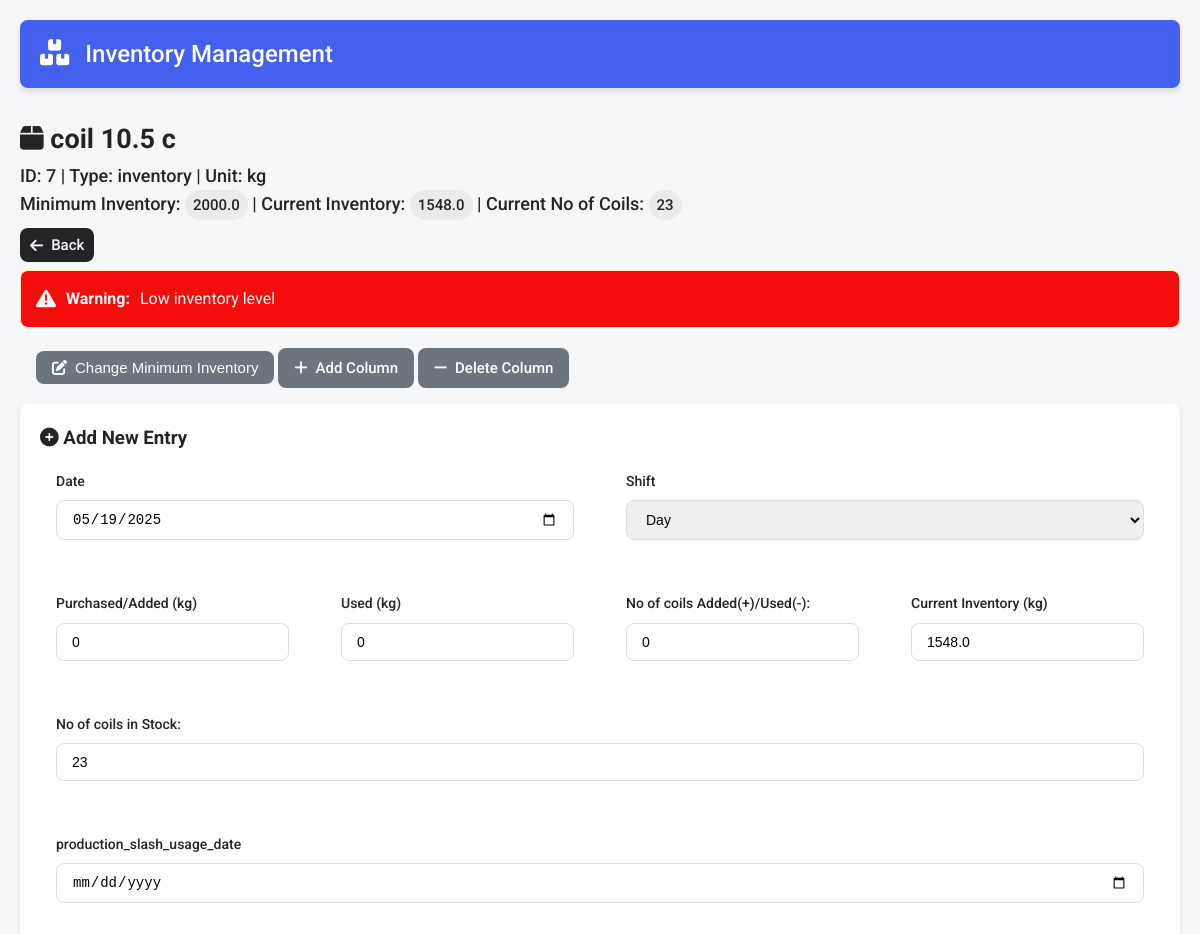
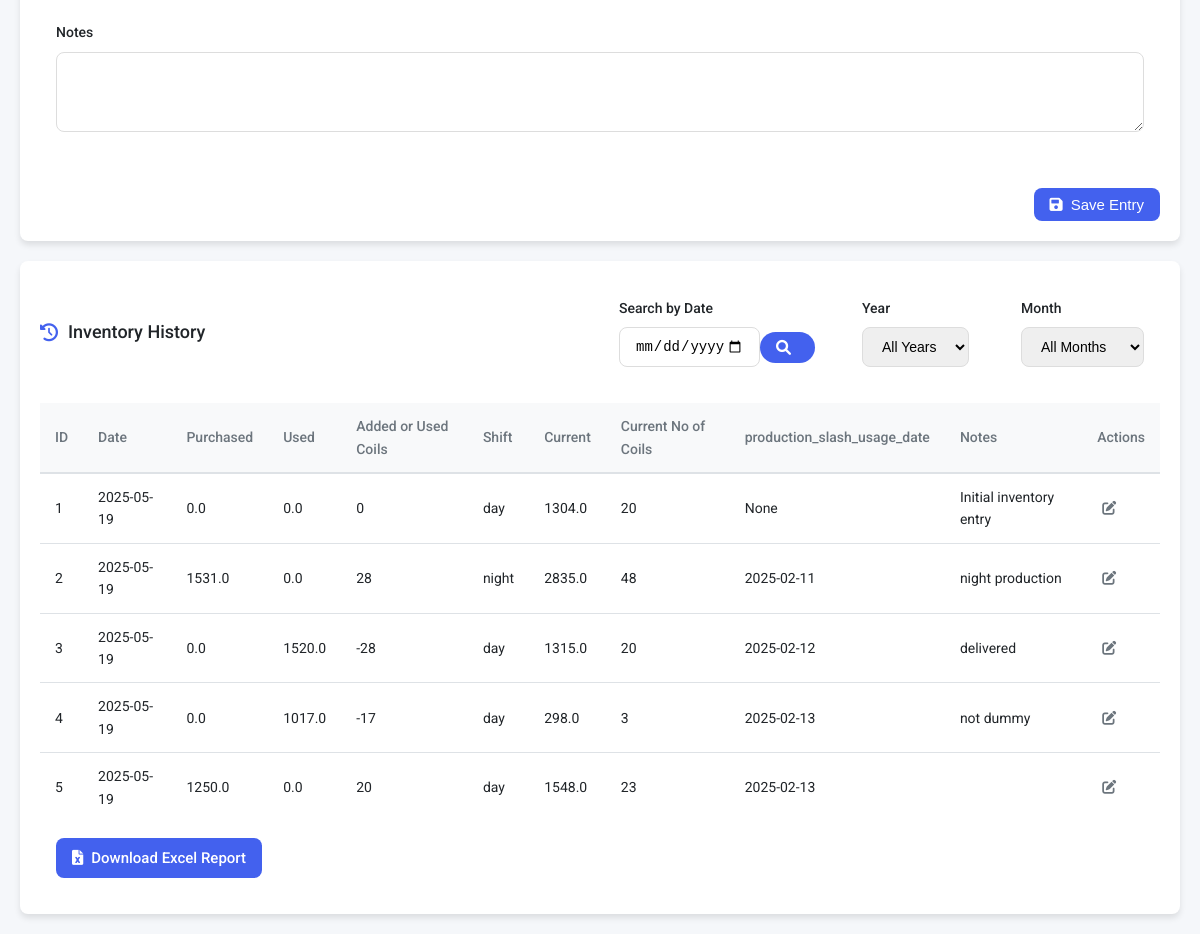
The page /item/7 on the database its author committed (2 pictures, top to bottom).
### tables this page shows
CREATE TABLE items
                     (id INTEGER PRIMARY KEY AUTOINCREMENT,
                      name TEXT UNIQUE,
                      item_type TEXT,
                      item_unit TEXT,
                      minimum_inventory REAL,
                      current_inventory REAL check(current_inventory >= 0) default 0,
                      init_inventory_pm REAL,
                      updated_at TIMESTAMP DEFAULT CURRENT_TIMESTAMP,
                      has_rolls INTEGER BOOLEAN DEFAULT 0,
                      custom_fields TEXT);

CREATE TABLE item_coil_10_dot_5_c (id INTEGER PRIMARY KEY AUTOINCREMENT, item_id INTEGER NOT NULL REFERENCES items(id) ON DELETE CASCADE, purchased_kg REAL, used_kg REAL, added_used_coils INTEGER , date DATE, current_inventory REAL CHECK(current_inventory >= 0) default 0, current_no_coils INTEGER , shift TEXT, notes TEXT, production_slash_usage_date TEXT);

### app.py (the view, shortened to what this page needs)
@app.route('/item/<int:item_id>', methods=['GET', 'POST'])
def item_form(item_id):
    conn = get_db_connection()
    c = conn.cursor()
    c.execute('SELECT name, item_type,item_unit, minimum_inventory,current_inventory,has_rolls ,custom_fields FROM items WHERE id = ?', (item_id,))
    item = c.fetchone()
    if not item:
        return "Item not found", 404
    item_name, item_type, item_unit ,min_inv,cur_inv,has_rolls, custom_fields_str = item
    custom_fields = json.loads(custom_fields_str) if custom_fields_str else {}
    table_name = f"item_{normalize_names(item_name)}"
    current_no_coils = 0
    if has_rolls:
        try:
            c.execute(f'SELECT current_no_coils FROM {table_name} ORDER BY id DESC LIMIT 1')
            last_coil_row = c.fetchone()
            if last_coil_row:
                current_no_coils = last_coil_row[0]
        except sqlite3.Error as e:
            print(f"Error fetching last coil count: {e}")
            current_no_coils = 0  # Default to 0 if error occurs
    month = request.args.get('month')
    year = request.args.get('year')
    search_res = request.args.get('date_search')
    print(search_res , "!!!!!!!!!!!!here")
    query = f"SELECT * FROM {table_name}"
    params = []
    query += " ORDER BY id ASC limit 10"
    c.execute(query, params)
    columns = [description[0] for description in c.description]
    entries = [dict(zip(columns, row)) for row in c.fetchall()]
    c.execute(f"SELECT DISTINCT strftime('%Y', date) AS year FROM {table_name} ORDER BY year")
    available_years = [row[0] for row in c.fetchall()]
    months_map = {
        '01': 'January', '02': 'February', '03': 'March',
        '04': 'April', '05': 'May', '06': 'June',
        '07': 'July', '08': 'August', '09': 'September',
        '10': 'October', '11': 'November', '12': 'December'
        }
    c.execute(f"SELECT DISTINCT strftime('%m-%Y', date) AS month_year FROM {table_name} ORDER BY month_year DESC")
    available_months = [ (row[0], months_map.get(row[0][:2], 'Unknown')) for row in c.fetchall()]
    print(available_months)
    conn.close()
    return render_template('item_form.html',
                         item_id=item_id,
                         item_name=item_name,
                         item_type=item_type,
                         item_unit = item_unit,
                         min_inv=min_inv,
                         cur_inv = cur_inv,
                         has_rolls = has_rolls,
                         custom_fields=custom_fields,
                         entries=entries,
                         current_date=datetime.now().strftime('%Y-%m-%d'),
                         available_years=available_years,
                         available_months=available_months,
                         current_no_coils = current_no_coils,
                         current_year=year,
                         current_month=month)

### templates/Item_form.html (shortened to what this page needs)
{% extends "base.html" %}
{% block content %}
    <div class="item-detail-container">
        <div class="item-header">
                <h2><i class="fas fa-box"></i> {{ item_name }}</h2>
                <p class="item-meta">ID: {{ item_id }} | Type: {{ item_type }} | Unit: {{ item_unit }}</p>
                <p class="item-inventory">
                    Minimum Inventory: <span class="badge">{{ min_inv }}</span> |
                    Current Inventory: <span class="badge">{{ cur_inv }}</span>
                    {% if has_rolls %}
                        | Current No of Coils: <span class="badge">{{ current_no_coils }}</span>
                    {% endif %}
                </p>
            <a href="{{ url_for('index') }}" class="btn btn-back">
                <i class="fas fa-arrow-left"></i> Back
            </a>
        </div>
        {% if cur_inv < min_inv %}
        <div class="alert alert-warning">
            <i class="fas fa-exclamation-triangle"></i>
            <strong>Warning:</strong> Low inventory level
        </div>
        {% endif %}
        <div class="action-buttons" style="margin: 1rem;">
            <button onclick="toggleMinInvEdit()" class="btn btn-secondary" id="editMinInvBtn">
                <i class="fas fa-edit"></i> Change Minimum Inventory
            </button>
            <a href="{{ url_for('add_column', item_id=item_id) }}" class="btn btn-secondary">
                <i class="fas fa-plus"></i> Add Column
            </a>
            <a href="{{ url_for('delete_column', item_id=item_id) }}" class="btn btn-secondary">
                <i class="fas fa-minus"></i> Delete Column
            </a>
        </div>
        <div class="form-container">
            <h3><i class="fas fa-plus-circle"></i> Add New Entry</h3>
            <form method="POST" class="entry-form" action="{{ url_for('item_form', item_id=item_id) }}">
                <div class="form-row">
                    <div class="form-group">
                        <label for="date">Date</label>
                        <input type="date" id="date" name="date" required>
                    </div>
                    <div class="form-group">
                        <label for="shift">Shift</label>
                        <select id="shift" name="shift" required>
                            <option value="day">Day</option>
                        </select>
                    </div>
                </div>
                <div class="form-row">
                    <div class="form-group">
                        <label for="purchased">Purchased/Added ({{item_unit}})</label>
                        <input type="number" id="purchased" name="purchased" min="0" value="0" step="0.001" required>
                    </div>
                    <div class="form-group">
                        <label for="used">Used ({{item_unit}})</label>
                        <input type="number" id="used" name="used" min="0" value="0" step="0.001" required>
                    </div>
                    {% if has_rolls %}
                    <div class="form-group">
                        <label for="added_used_coils">No of coils Added(+)/Used(-): </label>
                        <input type="number" id="added_used_coils" name="added_used_coils"  value="0" step="1" required>
                    </div>
                    {% endif %}
                    <div class="form-group">
                        <label for="current_inventory">Current Inventory ({{item_unit}})</label>
                        <input type="number" id="current_inventory" name="current_inventory" min="0" value="{{cur_inv}}" readonly>
                    </div>
                    {% if has_rolls %}
                    <div class="form-group">
                        <label for="current_no_coils">No of coils in Stock: </label>
                        <input type="number" id="current_no_coils" name="current_no_coils" min="0" value="{{current_no_coils}}" step="1" readonly>
                    </div>
                    {% endif %}
                </div>
                {% for field_name, field_type in custom_fields.items() %}
                    <div class="form-group">
                        <label for="custom_{{ field_name }}">{{ field_name }}</label>
                        {% if field_type == 'number' %}
                            <input type="number" id="custom_{{ field_name }}" name="custom_{{ field_name }}" value="0" step="0.001" min="0">
                        {% elif field_type == 'date' %}
                            <input type="date" id="custom_{{ field_name }}" name="custom_{{ field_name }}">
                        {% else %}
                            <input type="text" id="custom_{{ field_name }}" name="custom_{{ field_name }}">
                        {% endif %}
                    </div>
                {% endfor %}
                <div class="form-group">
                    <label for="notes">Notes</label>
                    <textarea id="notes" name="notes" rows="3"></textarea>
                </div>
                <div class="form-actions">
                    <button type="submit" class="btn btn-primary">
                        <i class="fas fa-save"></i> Save Entry
                    </button>
                </div>
            </form>
        </div>
        <div class="history-container">
            <div class="history-header">
                <h3><i class="fas fa-history"></i> Inventory History</h3>
                <div class="filters">
                    <form method="GET" action="{{ url_for('item_form', item_id=item_id) }}" class="date-search-form">
                        <div class="form-group">
                            <label for="date_search">Search by Date</label>
                            <div class="input-group">
                                <input type="date" id="date_search" name="date_search" value="{{ search_res if search_res else '' }}"
                                       max="{{ datetime.now().strftime('%Y-%m-%d') }}">
                                <button type="submit" class="btn btn-primary" style="border-radius: 20px;">
                                    <i class="fas fa-search"></i>
                                </button>
                            </div>
                        </div>
                    </form>
                    <form method="GET" action="{{ url_for('item_form', item_id=item_id) }}" class="filter-form">
                        <div class="form-row">
                            <div class="form-group">
                                <label for="year">Year</label>
                                <select name="year" id="year" onchange="this.form.submit()">
                                    <option value="">All Years</option>
                                </select>
                            </div>
                            <div class="form-group">
                                <label for="month">Month</label>
                                <select name="month" id="month" onchange="this.form.submit()">
                                    <option value="">All Months</option>
                                </select>
                            </div>
                        </div>
                    </form>
                </div>
            </div>
            {% if entries %}
            <div class="table-responsive">
                <table class="history-table">
                    <thead>
                        <tr>
                            <th>ID</th>
                            <th>Date</th>
                            <th>Purchased</th>
                            <th>Used</th>
                            {% if has_rolls %}<th>Added or Used Coils</th> {% endif %}
                            <th>Shift</th>
                            <th>Current</th>
                            {% if has_rolls %}<th>Current No of Coils</th>  {% endif %}
                            {% for field_name in custom_fields %}
                                <th>{{ field_name }}</th>
                            {% endfor %}
                            <th>Notes</th>
                            <th>Actions</th>
                        </tr>
                    </thead>
                    <tbody>
                        {% for entry in entries %}
                            <tr>
                                <td>{{entry.id}}</td>
                                <td>{{ entry.date }}</td>
                                <td>{{ entry['purchased_' ~ item_unit] }}</td>
                                <td>{{ entry['used_' ~ item_unit] }}</td>
                                {% if has_rolls %}
                                    <td>{{ entry['added_used_coils'] }}</td>
                                {% endif %}
                                <td>{{ entry.shift }}</td>
                                <td>{{entry.current_inventory}}</td>
                                {% if has_rolls %}
                                    <td>{{ entry['current_no_coils'] }}</td>
                                {% endif %}
                                {% for field_name in custom_fields %}
                                    <td>{{ entry.get(field_name, '') }}</td>
                                {% endfor %}
                                <td>{{ entry.notes }}</td>
                                <td>
                                    {% set entry_date = entry.date %}
                                    {% set today = datetime.now().strftime('%Y-%m-%d') %}
                                    {% if (datetime.strptime(today, '%Y-%m-%d') - datetime.strptime(entry_date, '%Y-%m-%d')).days <= 1 %}
                                        <a href="{{ url_for('edit_entry', item_id=item_id, entry_id=entry.id ) }}"
                                        class="btn-icon" title="Edit">
                                            <i class="fas fa-edit"></i>
                                        </a>
                                    {% else %}
                                        <span class="text-muted">Locked</span>
                                    {% endif %}
                                </td>
                            </tr>
                        {% endfor %}
                    </tbody>
                </table>
            </div>
            {% else %}
            <div class="empty-state">
                <i class="fas fa-box-open"></i>
                <h3>No history entries</h3>
                <p>Add your first entry to see it here</p>
            </div>
            {% endif %}
            <div class="download-section" style="margin: 1rem 0 1rem 1rem;">
                <a href="{{ url_for('generate_excel', item_id=item_id) }}" class="btn btn-primary">
                    <i class="fas fa-file-excel"></i> Download Excel Report
                </a>
            </div>
        </div>
    </div>
{% endblock %}

### rows shown on the page
items: name "coil 10.5 c", item_type "inventory", item_unit "kg", minimum_inventory "2000.0", current_inventory "1548.0"
item_coil_10_dot_5_c: id "1", date "2025-05-19", purchased_kg.item_unit "0.0", used_kg.item_unit "0.0", added_used_coils "0", shift "day", current_inventory "1304.0", current_no_coils "20", get "None", notes "Initial inventory entry"
item_coil_10_dot_5_c: id "2", date "2025-05-19", purchased_kg.item_unit "1531.0", used_kg.item_unit "0.0", added_used_coils "28", shift "night", current_inventory "2835.0", current_no_coils "48", get "2025-02-11", notes "night production"
item_coil_10_dot_5_c: id "3", date "2025-05-19", purchased_kg.item_unit "0.0", used_kg.item_unit "1520.0", added_used_coils "-28", shift "day", current_inventory "1315.0", current_no_coils "20", get "2025-02-12", notes "delivered"
item_coil_10_dot_5_c: id "4", date "2025-05-19", purchased_kg.item_unit "0.0", used_kg.item_unit "1017.0", added_used_coils "-17", shift "day", current_inventory "298.0", current_no_coils "3", get "2025-02-13", notes "not dummy"
item_coil_10_dot_5_c: id "5", date "2025-05-19", purchased_kg.item_unit "1250.0", used_kg.item_unit "0.0", added_used_coils "20", shift "day", current_inventory "1548.0", current_no_coils "23", get "2025-02-13"

### other values the page prints
{{ item_id }} "7"
{{ current_no_coils }} "23"
{{ field_name }} "production_slash_usage_date"
